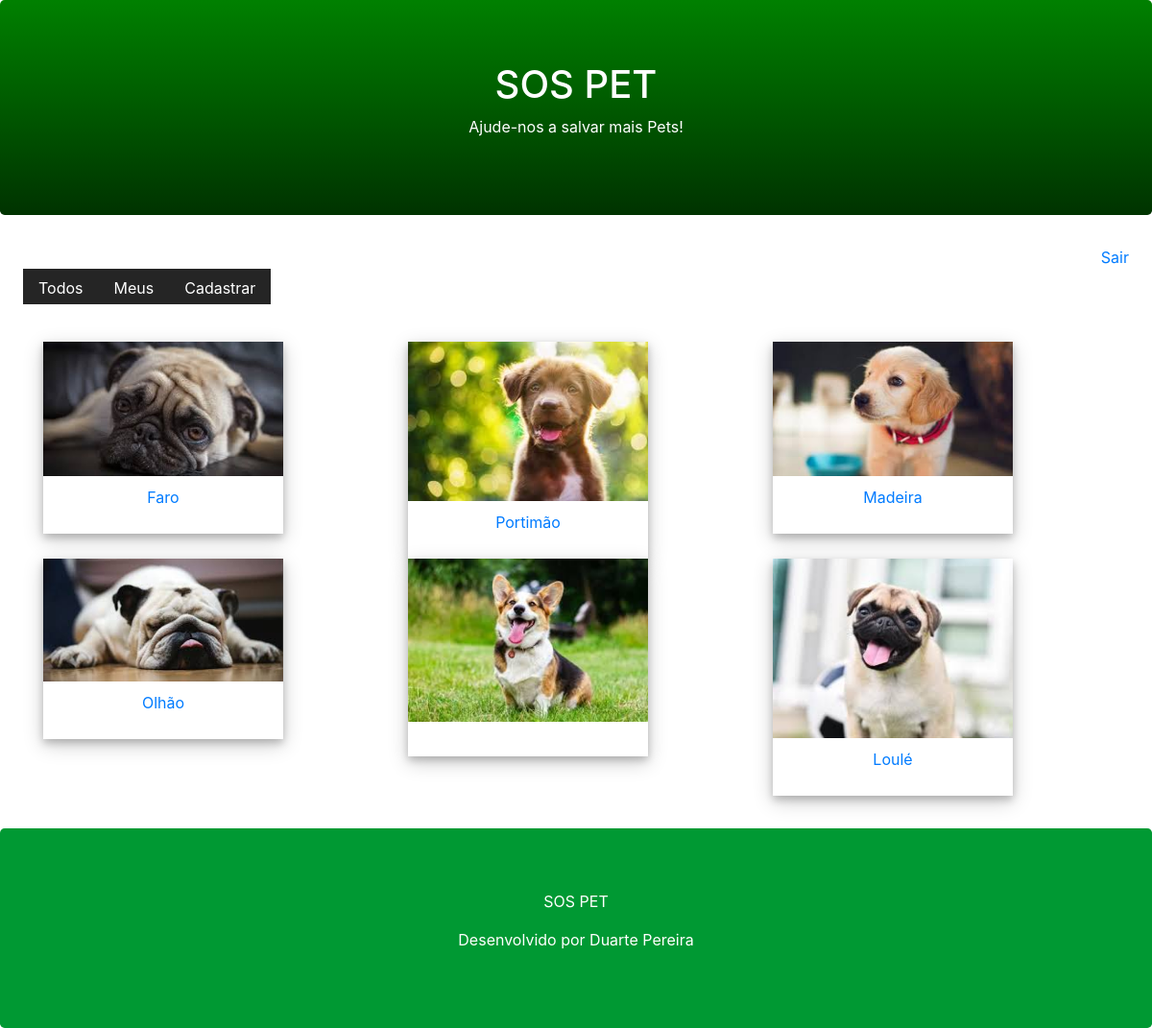
Page /pet/all/ (signed in) on the earlier database version.
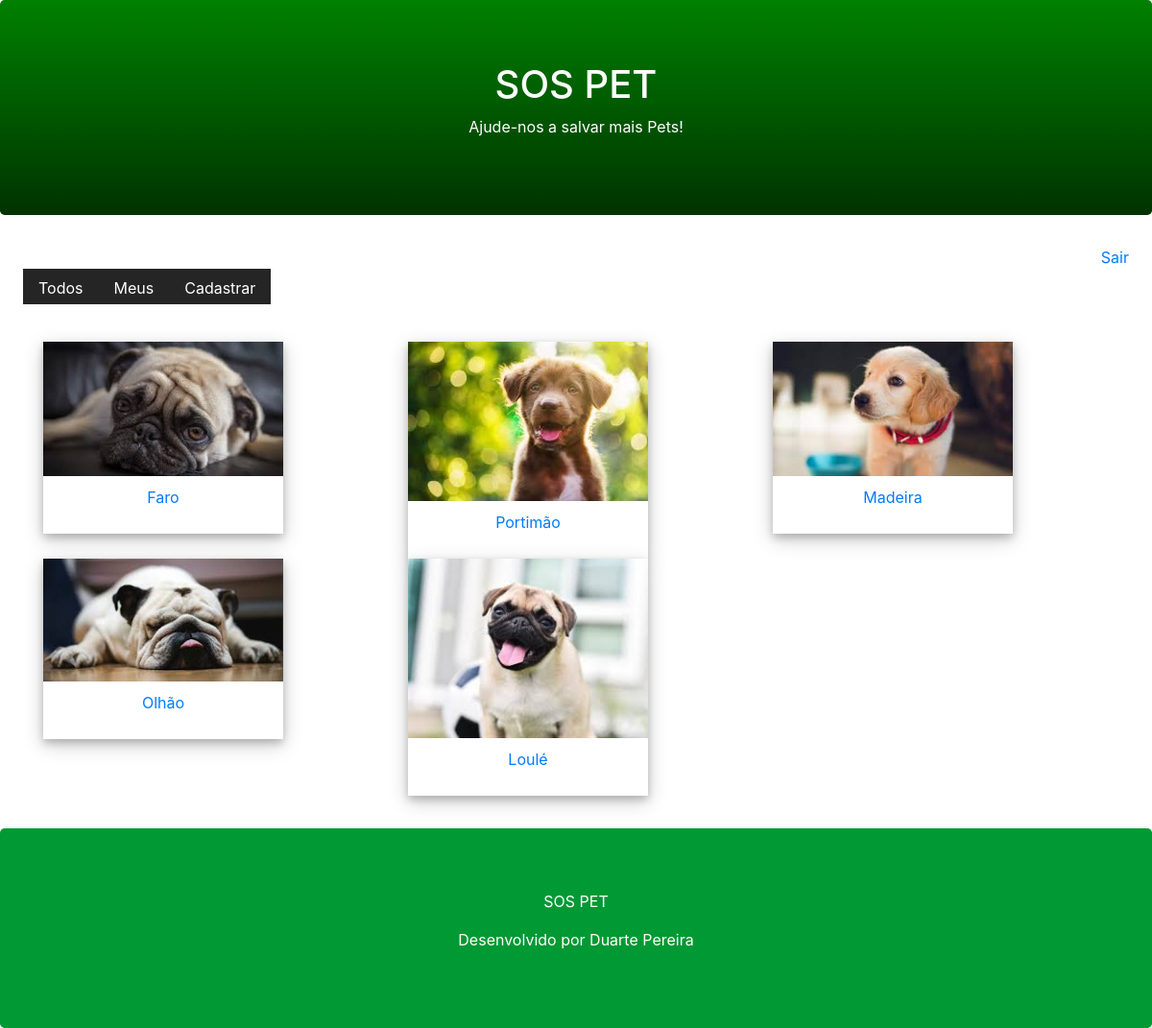
Same page on the later database version.
### core/models.py (models this page shows, shortened)
class Pet(models.Model):
    city = models.CharField(max_length=100)
    description = models.TextField()
    phone = models.CharField(max_length=11)
    email = models.EmailField()
    begin_date = models.DateTimeField(auto_now_add=True)
    photo = models.ImageField(upload_to='pet')
    active =models.BooleanField(default=True)
    user = models.ForeignKey(User, on_delete = models.CASCADE)

### core/views.py (the view)
# urls.py: path('pet/all/', views.list_all_pets),
@login_required(login_url="/login")
def list_all_pets(request):
    pet = Pet.objects.filter(active=True)
    return render(request,"list.html", {'pet':pet})

### templates/list.html (shortened to what this page needs)
{% extends "model-page.html" %}
{% block content %}
<div class="container mb-4">
    <div class="row">
        {% for p in pet %}
        <div class="col-sm-4">
            <a href="../detail/{{ p.id }}">
            <div class="polaroid">
              <img src="{{ p.photo.url }}" style="width:100%">
                <div class="container">
                    <p>{{ p.city }}</p>
                </div>
            </div>
        </a>
        </div>
        {% endfor %}
    </div>
</div>
{% endblock %}

Differences in the rows shown:
removed Pet: photo (picture)
